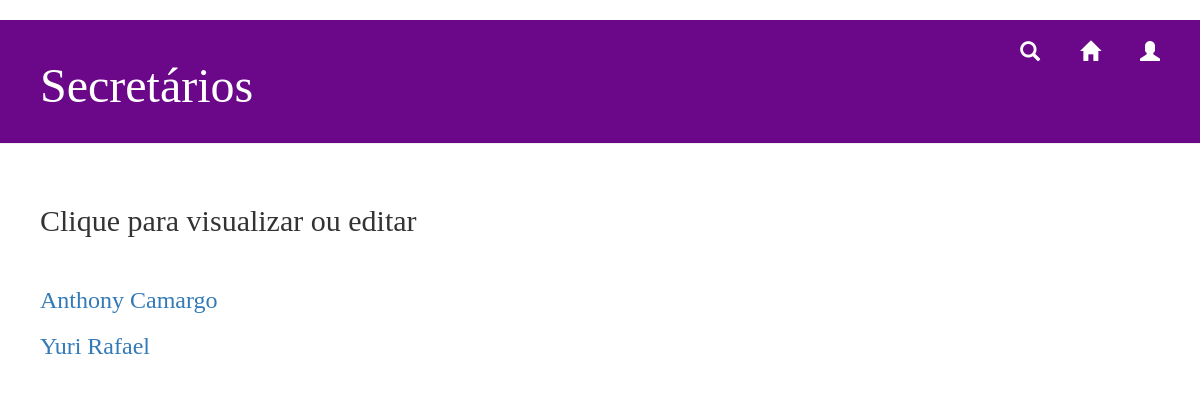
Before: /secretario/lista_secretarios with the older database file.
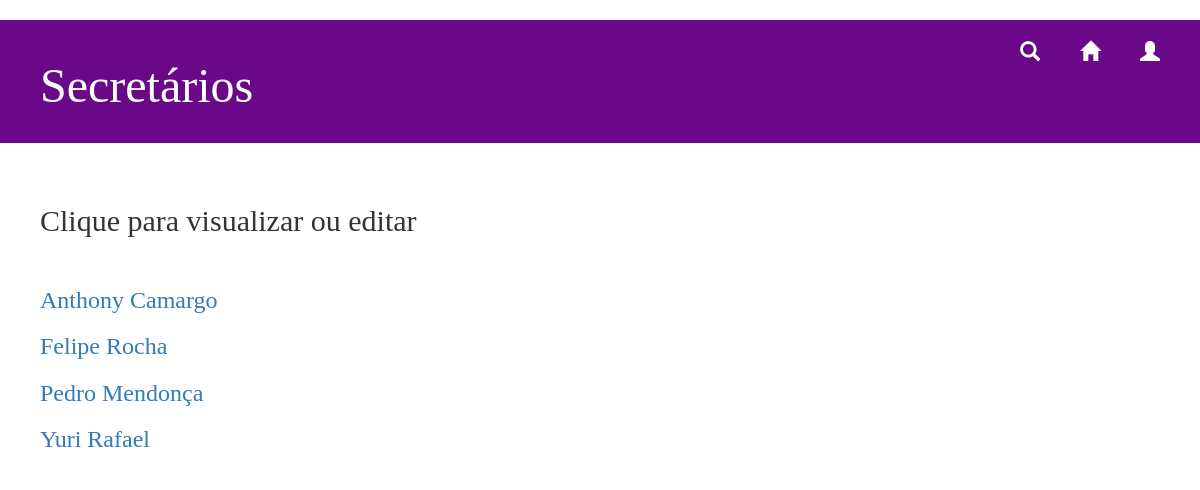
After: the same page with the newer database file.
### transplante/models.py (models this page shows, shortened)
class Pessoa (models.Model):
		nome = models.CharField(max_length=200, default = '', verbose_name='Nome')
		telefone = models.CharField(max_length=15, default = '', verbose_name='Telefone')
		cpf = models.CharField(max_length=11, default = '', verbose_name='CPF')
		email = models.CharField(max_length=100, default = '', verbose_name='e-Mail')
		data_nasc = models.CharField(max_length=10, default = '', verbose_name='Data de Nascimento')

class Secretario (Pessoa):
		registro_funcionario = models.CharField(max_length=50, default = '', verbose_name='Registro do Funcionário')

class Pessoa (models.Model):
		nome = models.CharField(max_length=200, default = '', verbose_name='Nome')
		telefone = models.CharField(max_length=15, default = '', verbose_name='Telefone')
		cpf = models.CharField(max_length=11, default = '', verbose_name='CPF')
		email = models.CharField(max_length=100, default = '', verbose_name='e-Mail')
		data_nasc = models.CharField(max_length=10, default = '', verbose_name='Data de Nascimento')

### transplante/views.py (the view)
# urls.py: path('secretario/lista_secretarios', views.lista_secretarios, name='lista_secretarios'),
def lista_secretarios(request):
        secretarios = Secretario.objects.order_by('nome').all()
        return render(request, 'transplante/lista_secretarios.html', {'secretarios': secretarios})

### transplante/templates/transplante/lista_secretarios.html (shortened to what this page needs)
{% load staticfiles %}
<html>
    <head>
       <link rel="stylesheet" href="//maxcdn.bootstrapcdn.com/bootstrap/3.2.0/css/bootstrap.min.css">
       <link rel="stylesheet" href="//maxcdn.bootstrapcdn.com/bootstrap/3.2.0/css/bootstrap-theme.min.css">
       <link rel="stylesheet" href="{% static 'css/home.css' %}">
    </head>
        <div>
<div class="page-header">
			<div class="user" allign="right">
		{% if user.is_authenticated %}
		<a href="{% url 'logout'%}?next={{request.path}}">Logout({{ user.get_username }})</a>
		 {% else %}
	<a href="{% url 'login'%}?next={{request.path}}" class="top-menu"><span class="glyphicon glyphicon-user"></span></a>
{% endif %}
	</div>
			<a href="{% url 'home' %}" class="top-menu"><span class="glyphicon glyphicon-home"></span></a>
			<a href="{% url 'busca_secretarios' %}" class="top-menu"><span class="glyphicon glyphicon-search"></span></a>
            <h1>Secretários</h1>
        </div>
<div class="content container">
    <div class="row">
	<h2>Clique para visualizar ou editar</h2><br>
            {% for secretario in secretarios %}
                <div class=“secretario”>
                    <h3><a href="{% url 'secretarios_detail' pk=secretario.pk %}">{{ secretario.nome }}</a></h3>
                </div>
            {% endfor %}
        </div>
    </div>
</div>
</html>

### transplante/static/css/home.css (style rules this page uses)
.page-header { background-color: #6A0889; margin-top: 0; padding: 20px 20px 20px 40px; }
.page-header h1, .page-header h1 a, .page-header h1 a:visited, .page-header h1 a:active { color: #ffffff; font-size: 36pt; text-decoration: none; }
.content { margin-left: 40px; }
h1, h2, h3, h4 { font-family: 'Georgia'; }
.top-menu, .top-menu:hover, .top-menu:visited { color: #ffffff; font-size: 15pt; float: right; margin-right: 20px; margin-left: 20px; }
.user { float: right; color: #ffffff; font-family: 'Georgia'; }

Changed rows visible on the page:
added Secretario: nome "Felipe Rocha"
added Secretario: nome "Pedro Mendonça"
